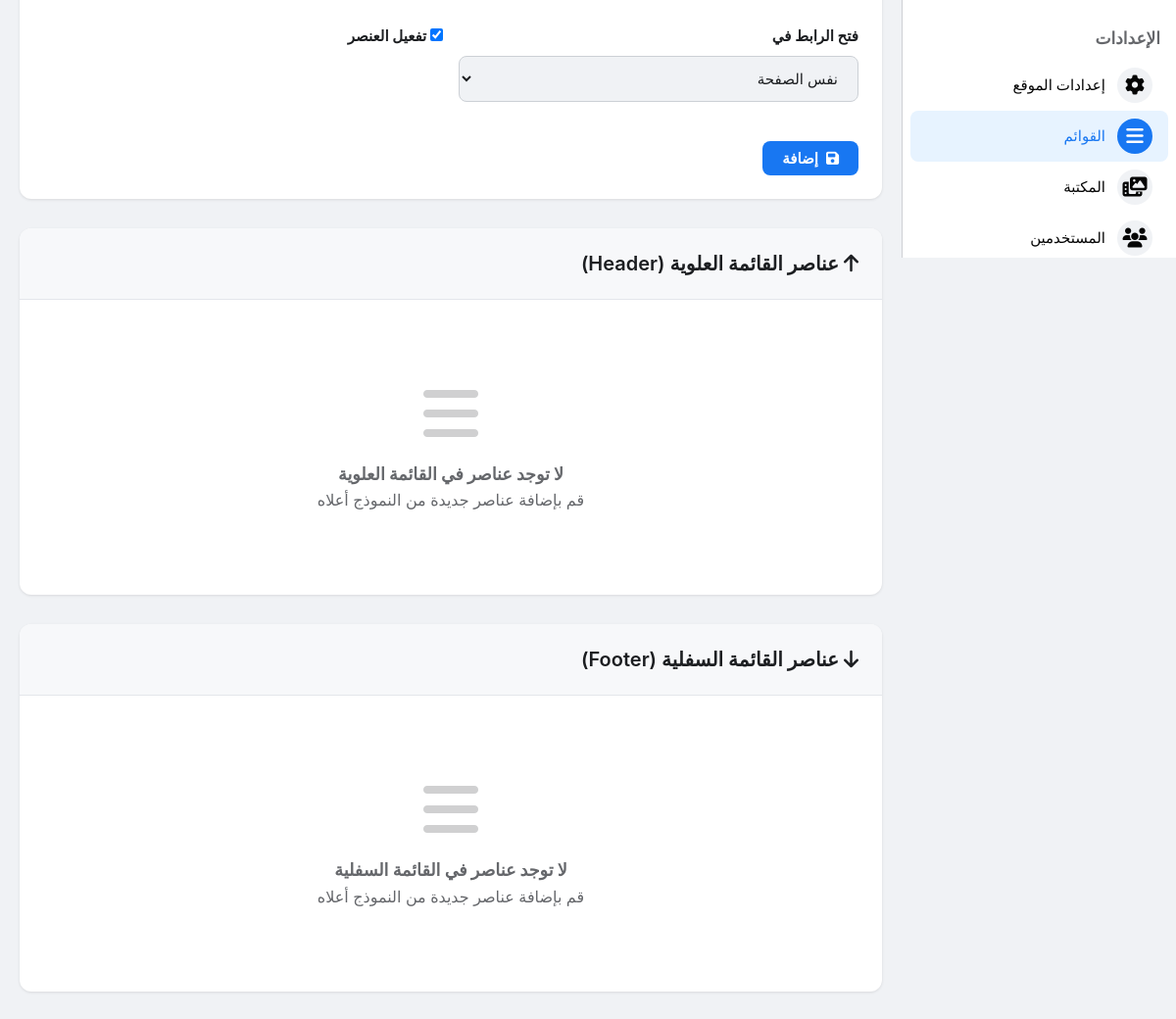
Page /admin/menu.php (signed in, lower part) on the earlier database version.
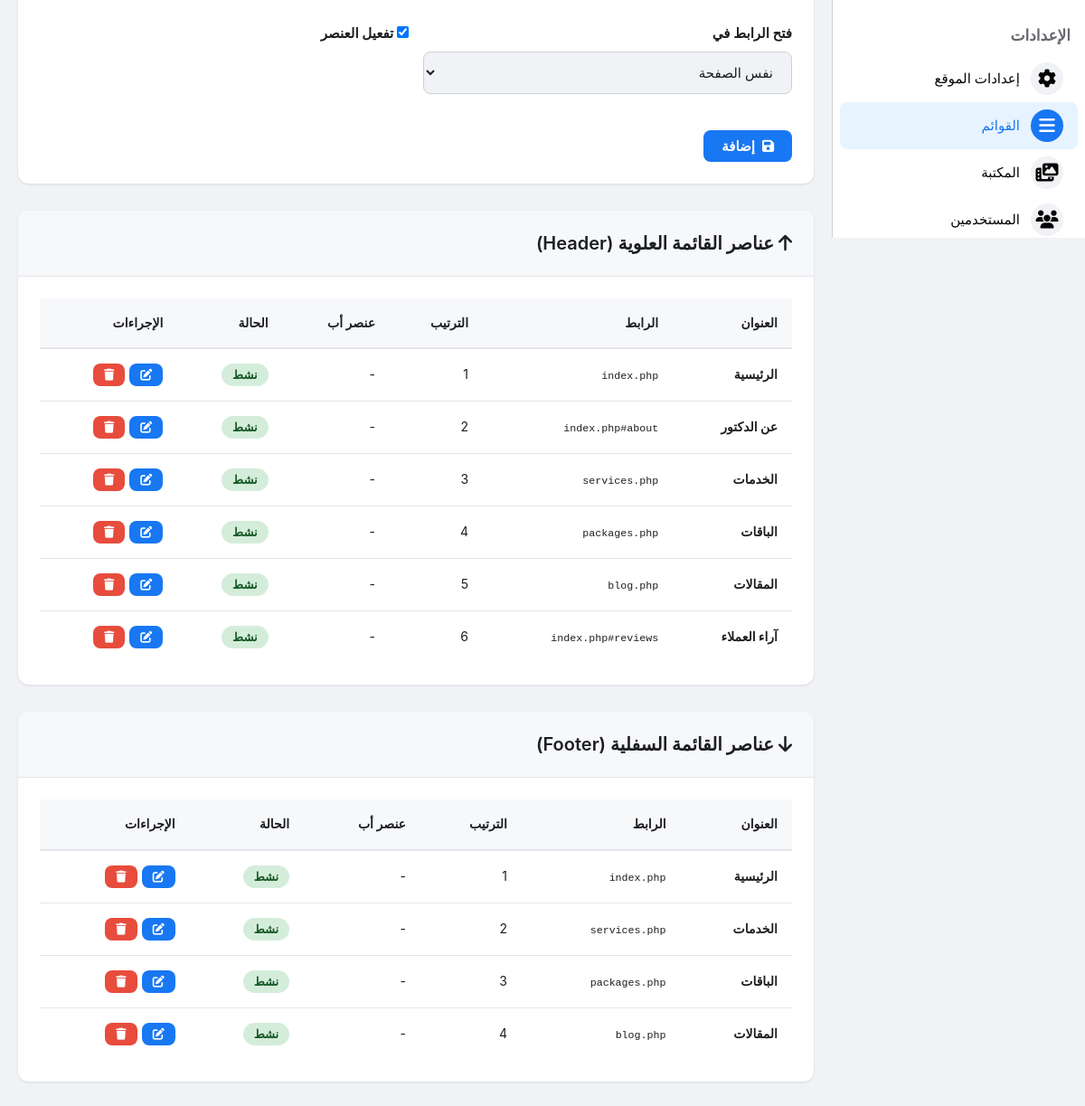
Same page on the later database version.
### tables this page shows
CREATE TABLE IF NOT EXISTS `menu_items` (
    `id` INT PRIMARY KEY AUTO_INCREMENT,
    `title` VARCHAR(100) NOT NULL,
    `url` VARCHAR(255) NOT NULL,
    `position` ENUM('header', 'footer') DEFAULT 'header',
    `display_order` INT DEFAULT 0,
    `is_active` BOOLEAN DEFAULT TRUE,
    `target` ENUM('_self', '_blank') DEFAULT '_self',
    `created_at` TIMESTAMP DEFAULT CURRENT_TIMESTAMP,
    `updated_at` TIMESTAMP DEFAULT CURRENT_TIMESTAMP ON UPDATE CURRENT_TIMESTAMP,
    INDEX `idx_position_order` (`position`, `display_order`, `is_active`)
);

### admin/menu.php (the view, shortened to what the changed rows need)
<?php
require_once '../includes/config.php';
$stmt = $conn->query("SELECT * FROM menu_items ORDER BY position, display_order ASC");
$menu_items = $stmt->fetchAll();
$grouped_items = [
    'header' => [],
    'footer' => []
];
foreach ($menu_items as $item) {
    $grouped_items[$item['position']][] = $item;
}
include 'includes/header.php';
?>
<div class="card" style="margin-top: 30px;">
    <div class="card-header">
        <h2><i class="fas fa-arrow-up"></i> عناصر القائمة العلوية (Header)</h2>
    </div>
    <div class="card-body">
        <?php if (count($grouped_items['header']) > 0): ?>
        <div class="table-responsive">
            <table class="table">
                <thead>
                    <tr>
                        <th>العنوان</th>
                        <th>الرابط</th>
                        <th>الترتيب</th>
                        <th>عنصر أب</th>
                        <th>الحالة</th>
                        <th>الإجراءات</th>
                    </tr>
                </thead>
                <tbody>
                    <?php foreach ($grouped_items['header'] as $item): ?>
                    <tr>
                        <td>
                            <strong><?php echo htmlspecialchars($item['title']); ?></strong>
                        </td>
                        <td>
                            <small style="color: var(--text-light); font-family: monospace;">
                                <?php echo htmlspecialchars($item['url']); ?>
                            </small>
                        </td>
                        <td><?php echo $item['display_order']; ?></td>
                        <td>-</td>
                        <td>
                            <?php if ($item['is_active']): ?>
                            <span class="badge badge-success">نشط</span>
                            <?php else: ?>
                            <span class="badge badge-secondary">غير نشط</span>
                            <?php endif; ?>
                        </td>
                        <td>
                            <div style="display: flex; gap: 5px;">
                                <a href="menu.php?edit=<?php echo $item['id']; ?>"
                                   class="btn btn-sm btn-primary" title="تعديل">
                                    <i class="fas fa-edit"></i>
                                </a>
                                <button onclick="deleteMenuItem(<?php echo $item['id']; ?>)"
                                        class="btn btn-sm btn-danger" title="حذف">
                                    <i class="fas fa-trash"></i>
                                </button>
                            </div>
                        </td>
                    </tr>
                    <?php endforeach; ?>
                </tbody>
            </table>
        </div>
        <?php else: ?>
        <div class="empty-state">
            <i class="fas fa-bars"></i>
            <h3>لا توجد عناصر في القائمة العلوية</h3>
            <p>قم بإضافة عناصر جديدة من النموذج أعلاه</p>
        </div>
        <?php endif; ?>
    </div>
</div>
<div class="card" style="margin-top: 30px;">
    <div class="card-header">
        <h2><i class="fas fa-arrow-down"></i> عناصر القائمة السفلية (Footer)</h2>
    </div>
    <div class="card-body">
        <?php if (count($grouped_items['footer']) > 0): ?>
        <div class="table-responsive">
            <table class="table">
                <thead>
                    <tr>
                        <th>العنوان</th>
                        <th>الرابط</th>
                        <th>الترتيب</th>
                        <th>عنصر أب</th>
                        <th>الحالة</th>
                        <th>الإجراءات</th>
                    </tr>
                </thead>
                <tbody>
                    <?php foreach ($grouped_items['footer'] as $item): ?>
                    <tr>
                        <td>
                            <strong><?php echo htmlspecialchars($item['title']); ?></strong>
                        </td>
                        <td>
                            <small style="color: var(--text-light); font-family: monospace;">
                                <?php echo htmlspecialchars($item['url']); ?>
                            </small>
                        </td>
                        <td><?php echo $item['display_order']; ?></td>
                        <td>-</td>
                        <td>
                            <?php if ($item['is_active']): ?>
                            <span class="badge badge-success">نشط</span>
                            <?php else: ?>
                            <span class="badge badge-secondary">غير نشط</span>
                            <?php endif; ?>
                        </td>
                        <td>
                            <div style="display: flex; gap: 5px;">
                                <a href="menu.php?edit=<?php echo $item['id']; ?>"
                                   class="btn btn-sm btn-primary" title="تعديل">
                                    <i class="fas fa-edit"></i>
                                </a>
                                <button onclick="deleteMenuItem(<?php echo $item['id']; ?>)"
                                        class="btn btn-sm btn-danger" title="حذف">
                                    <i class="fas fa-trash"></i>
                                </button>
                            </div>
                        </td>
                    </tr>
                    <?php endforeach; ?>
                </tbody>
            </table>
        </div>
        <?php else: ?>
        <div class="empty-state">
            <i class="fas fa-bars"></i>
            <h3>لا توجد عناصر في القائمة السفلية</h3>
            <p>قم بإضافة عناصر جديدة من النموذج أعلاه</p>
        </div>
        <?php endif; ?>
    </div>
</div>
<?php include 'includes/footer.php'; ?>

Differences in the rows shown:
added menu_items: title "الرئيسية", url "index.php", display_order "1", is_active "نشط", shown under "عناصر القائمة العلوية (Header)"
added menu_items: title "عن الدكتور", url "index.php#about", display_order "2", is_active "نشط", shown under "عناصر القائمة العلوية (Header)"
added menu_items: title "الخدمات", url "services.php", display_order "3", is_active "نشط", shown under "عناصر القائمة العلوية (Header)"
added menu_items: title "الباقات", url "packages.php", display_order "4", is_active "نشط", shown under "عناصر القائمة العلوية (Header)"
added menu_items: title "المقالات", url "blog.php", display_order "5", is_active "نشط", shown under "عناصر القائمة العلوية (Header)"
added menu_items: title "آراء العملاء", url "index.php#reviews", display_order "6", is_active "نشط", shown under "عناصر القائمة العلوية (Header)"
added menu_items: title "الرئيسية", url "index.php", display_order "1", is_active "نشط", shown under "عناصر القائمة السفلية (Footer)"
added menu_items: title "الخدمات", url "services.php", display_order "2", is_active "نشط", shown under "عناصر القائمة السفلية (Footer)"
added menu_items: title "الباقات", url "packages.php", display_order "3", is_active "نشط", shown under "عناصر القائمة السفلية (Footer)"
added menu_items: title "المقالات", url "blog.php", display_order "4", is_active "نشط", shown under "عناصر القائمة السفلية (Footer)"
Other differences:
text no longer shown: "لا توجد عناصر في القائمة العلوية قم بإضافة عناصر جديدة من النموذج أعلاه لا توجد عناصر في القائمة السفلية قم بإضافة عناصر جديدة من النموذج أعلاه"
text now shown: "العنوان الرابط الترتيب عنصر أب الحالة الإجراءات العنوان الرابط الترتيب عنصر أب الحالة الإجراءات"
